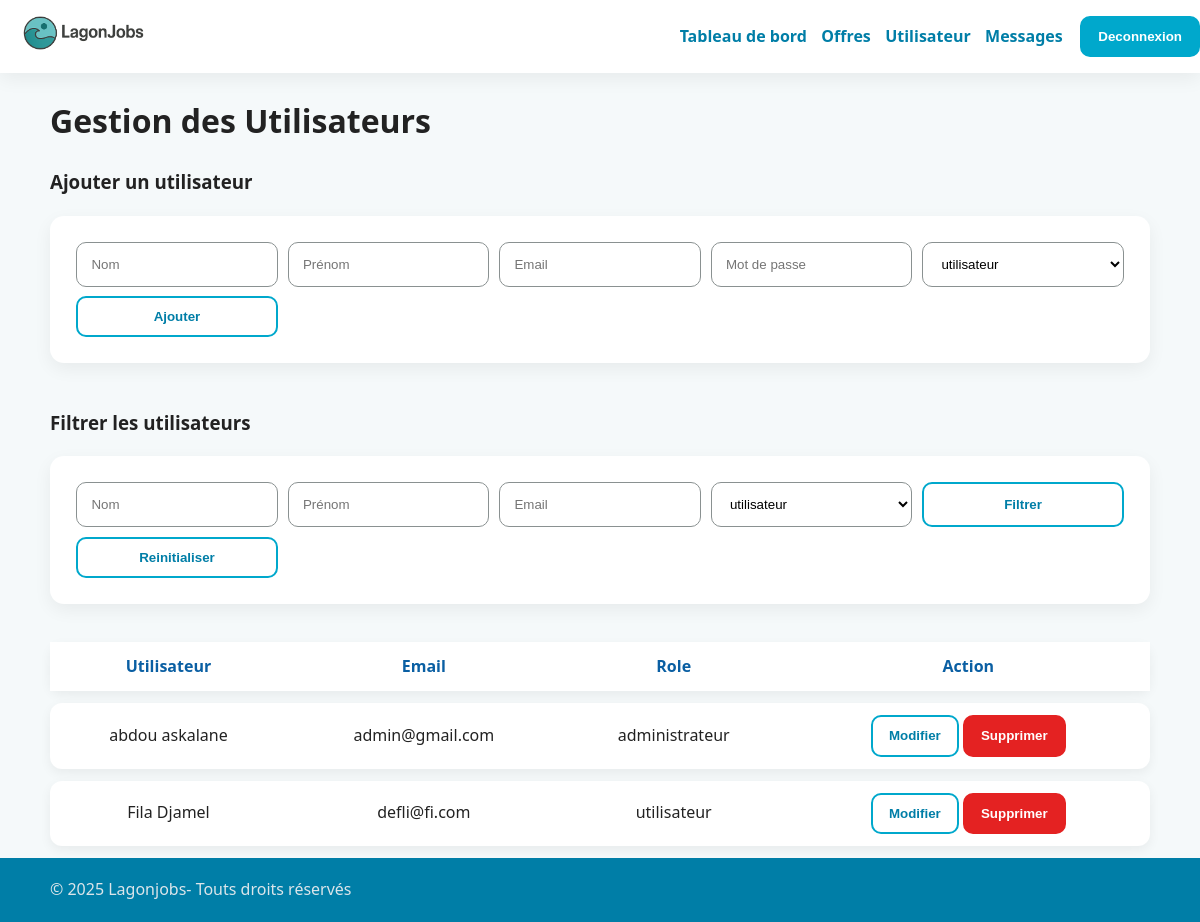
The app's page /Backoffice/utilisateurs.php (signed in) with its own data.
### tables this page shows
CREATE TABLE `utilisateurs` (
  `Id` int(11) NOT NULL,
  `Nom` varchar(20) NOT NULL,
  `Prenom` varchar(20) NOT NULL,
  `Email` varchar(100) NOT NULL,
  `Mot_de_passe` varchar(100) NOT NULL,
  `Id_role` int(11) NOT NULL
);

CREATE TABLE `roles` (
  `Id` int(11) NOT NULL,
  `Nom_role` varchar(20) NOT NULL
);

### Backoffice/select.php (called while the page is built, shortened)
<?php
$sql = "SELECT * FROM `roles`";
$stmt = $pdo->prepare($sql);
$stmt->execute();
$roles=$stmt->fetchall();
$sql = "SELECT
ut.Id,
ut.Nom,
ut.Prenom,
ut.Email,
ut.Id_role,
rl.Nom_role
FROM utilisateurs ut
JOIN roles rl ON ut.Id_role=rl.Id
WHERE 1=1";
$params = [];
$stmt = $pdo->prepare($sql);
$stmt->execute($params);
$utilisateurs=$stmt->fetchall();
?>

### Backoffice/utilisateurs.php (the view, shortened to what this page needs)
<?php
require_once(__DIR__ . '/insert.php');
require_once(__DIR__ . '/select.php');
?>
<!DOCTYPE html>
<html lang="en">
<head>
    <link rel="stylesheet" href="../css/style.css">
</head>
<body class="body">
    <header class="site-header header-inner">
    <span class="logo"><a href="gestion_offre.html"><img src="../logo/Logo.png" alt="logo lagonjobs"></span>
    <nav class="nav">
        <a href="gestion_offre.php">Tableau de bord</a>
        <a href="offres.php">Offres</a>
        <a href="utilisateurs.php">Utilisateur</a>
        <a href="messages_contact.php">Messages</a>
        <?php if(isset($_SESSION['LOG_ADMIN'])){ ?>
          <button class="btn" onclick="window.location.href='../Frontoffice/deconnexion.php'">Deconnexion</button>
        <?php } ?>
    </nav>
  </header>
    <main class="container">
        <h1>Gestion des Utilisateurs</h1>
        <h3>Ajouter un utilisateur</h3>
        <form action="utilisateurs.php" class="form filter-bar" method="post">
            <input type="text" name="insert_nom" placeholder="Nom">
            <input type="text" name="insert_prenom" placeholder="Prénom" >
            <input type="email" name="insert_email" placeholder="Email" >
            <input type="password" name="insert_password" placeholder="Mot de passe" >
            <select name="insert_role_user" >
                <?php for ($i=0; $i < count($roles); $i++) {
                    echo "<option value=".$roles[$i]['Id'].">".$roles[$i]['Nom_role']."</option>";
                }?>
            </select>
            <button type="submit" class="btn btn-outline" >Ajouter</button>
        </form><br>
        <h3>Filtrer les utilisateurs</h3>
        <form action="utilisateurs.php" class="form filter-bar" method="post">
            <?php if(isset($_POST['nom'])){ ?>
                <input type="text" name="nom" placeholder="Nom" value="<?php echo $_POST['nom'] ?>">
            <?php }else { ?>
                <input type="text" name="nom" placeholder="Nom">
            <?php } ?>
            <?php if(isset($_POST['prenom'])){ ?>
                <input type="text" name="prenom" placeholder="Prénom" value="<?php echo $_POST['prenom'] ?>">
            <?php }else { ?>
                <input type="text" name="prenom" placeholder="Prénom">
            <?php } ?>
            <?php if(isset($_POST['email'])){ ?>
                <input type="text" name="email" placeholder="Email" value="<?php echo $_POST['email'] ?>">
            <?php }else { ?>
                <input type="text" name="email" placeholder="Email">
            <?php } ?>
            <select name="role_user" >
                <?php for ($i=0; $i < count($roles); $i++) {
                    if ($role_filter != $roles[$i]['Id']){
                        echo "<option value=".$roles[$i]['Id'].">".$roles[$i]['Nom_role']."</option>";
                    }else{
                        echo "<option value=".$roles[$i]['Id']." selected>".$roles[$i]['Nom_role']."</option>";
                    }
                }?>
            </select>
            <button type="submit" class="btn btn-outline" >Filtrer</button>
            <button type="button" class="btn btn-outline" onclick="window.location.href='utilisateurs.php'" >Reinitialiser</button>
        </form><br>
        <table class="table-offres">
            <tr>
                <th>Utilisateur</th>
                <th>Email</th>
                <th>Role</th>
                <th>Action</th>
            </tr>
            <?php for ($i=0; $i < count($utilisateurs); $i++) { ?>
            <tr>
                <td><?php echo $utilisateurs[$i]['Nom']." ".$utilisateurs[$i]['Prenom'];?></td>
                <td><?php echo $utilisateurs[$i]['Email'];?></td>
                <td><?php echo $utilisateurs[$i]['Nom_role'];?></td>
                <td>
                    <form action="update_utilisateur.php" method="post">
                        <button class="btn btn-outline" type="submit">Modifier</button>
                    </form>
                    <form action="utilisateurs.php" method="post">
                        <button class="btn_delete">Supprimer</button>
                    </form>
                </td>
            </tr>
            <?php } ?>
        </table>
    </main>
    <footer class="site-footer footer-inner">
    <p class="container">© 2025 Lagonjobs- Touts droits réservés</p>
  </footer>
</body>
</html>

### css/style.css (style rules this page uses)
:root { --lagon:#00A8CC; --lagon-dark:#007EA7; --bg:#F5F9FA; --text:#222222; --text-2:#555555; --success:#4CAF50; --error:#E63946; --card:#ffffff; --shadow:0 6px 18px rgba(0,0,0,.06); --radius:14px; --radius-sm:10px; --space:clamp(14px, 2.8vw, 22px); }
* { box-sizing:border-box }
html,body { margin:0;padding:0 }
body { font-family: system-ui, -apple-system, "Segoe UI", Roboto, "Helvetica Neue", Arial, "Noto Sans", "Liberation Sans", sans-serif; color:var(--text); background:var(--bg); line-height:1.6; }
.container { width:min(1100px, 92vw); margin:auto }
a { color:var(--lagon-dark); text-decoration:none }
.btn { background:var(--lagon); color:#fff; padding:.7rem 1rem; border-radius:10px; display:inline-block; font-weight:600; border:2px solid var(--lagon); transition:all .2s ease; }
.btn_delete { background:#e42222; color:#fff; padding:.7rem 1rem; border-radius:10px; display:inline-block; font-weight:600; border:2px solid #e42222; transition:all .2s ease; }
.btn-outline { background:transparent; color:var(--lagon-dark) }
.site-header { position:sticky; top:0; z-index:10; background:#fff; box-shadow:var(--shadow); }
.header-inner { display:flex; align-items:center; justify-content:space-between; padding:.8rem 0 }
.logo { display: flex;align-items: center; }
.logo img { height: 40px;width: auto;object-fit: contain; }
.nav { display:flex; gap:.9rem; align-items:center }
.nav a { font-weight:600 }
.nav .btn, .nav .btn-outline { margin-left:.2rem }
.site-footer { background:#007EA7; color:#dbe5ea; }
.footer-inner { display:flex; justify-content:space-between; align-items:center; padding:1.2rem 0 }
.form { background:#fff; padding:clamp(18px, 3vw, 26px); border-radius:var(--radius); box-shadow:var(--shadow); }
.form input, .form select, .form textarea { width:100%; padding:.8rem .9rem; border:1px solid #8a9191; border-radius:10px; background:#fff; }
.filter-bar { display:grid; grid-template-columns: repeat(5, minmax(120px, 1fr)); gap:.6rem; }
.table-offres { width: 100%; border-collapse: separate; border-spacing: 0 12px; font-family: 'Segoe UI', sans-serif; }
.table-offres th { text-align: center; padding: 12px; color: #0a5fa3; font-weight: 600; }
.table-offres tr { background: #ffffff; box-shadow: 0 4px 12px rgba(0,0,0,0.06); border-radius: 12px; }
.table-offres td { padding: 12px; text-align: center; }
.table-offres tr td:first-child { border-top-left-radius: 12px; border-bottom-left-radius: 12px; }
.table-offres tr td:last-child { border-top-right-radius: 12px; border-bottom-right-radius: 12px; }
.table-offres td form { display: inline-block; }
html, body { height: 100%; }
body { display: flex; flex-direction: column; }
main { flex: 1; }
footer { background: #111; color: white; }

### records on screen
utilisateurs: Nom "abdou", Prenom "askalane", Email "admin@gmail.com", Id_role.Nom_role "administrateur"
utilisateurs: Nom "Fila", Prenom "Djamel", Email "defli@fi.com", Id_role.Nom_role "utilisateur"

### other values on screen
form field insert_role_user "utilisateur"
form field role_user "utilisateur"
